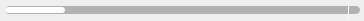
<?xml version="1.0" encoding="UTF-8"?>
<ui version="4.0">
 <class>TransferProgressBar</class>
 <widget class="QWidget" name="TransferProgressBar">
  <property name="geometry">
   <rect>
    <x>0</x>
    <y>0</y>
    <width>364</width>
    <height>21</height>
   </rect>
  </property>
  <property name="windowTitle">
   <string/>
  </property>
  <property name="styleSheet">
   <string notr="true">#wProgress
{
	background-color: white;
	border-radius: 3px;
}

#wBackground
{
	margin-top: 0px;
	margin-bottom: 0px;
	margin-right: 0px;
	margin-left: 0px;
	border-radius: 4px;
	background-color: rgb(178, 178, 178);
}</string>
  </property>
  <widget class="QLabel" name="lProgress">
   <property name="geometry">
    <rect>
     <x>0</x>
     <y>0</y>
     <width>364</width>
     <height>20</height>
    </rect>
   </property>
   <property name="text">
    <string notr="true">&lt;img src=&quot;:/images/transferProgress.png&quot;/&gt;</string>
   </property>
  </widget>
  <widget class="QWidget" name="wProgress" native="true">
   <property name="geometry">
    <rect>
     <x>5</x>
     <y>7</y>
     <width>60</width>
     <height>6</height>
    </rect>
   </property>
   <property name="minimumSize">
    <size>
     <width>0</width>
     <height>6</height>
    </size>
   </property>
   <property name="maximumSize">
    <size>
     <width>16777215</width>
     <height>6</height>
    </size>
   </property>
  </widget>
  <widget class="QWidget" name="wBackground" native="true">
   <property name="geometry">
    <rect>
     <x>5</x>
     <y>6</y>
     <width>355</width>
     <height>8</height>
    </rect>
   </property>
   <property name="minimumSize">
    <size>
     <width>355</width>
     <height>8</height>
    </size>
   </property>
   <property name="maximumSize">
    <size>
     <width>355</width>
     <height>8</height>
    </size>
   </property>
  </widget>
  <widget class="QPushButton" name="bCancel">
   <property name="geometry">
    <rect>
     <x>348</x>
     <y>3</y>
     <width>12</width>
     <height>15</height>
    </rect>
   </property>
   <property name="minimumSize">
    <size>
     <width>12</width>
     <height>15</height>
    </size>
   </property>
   <property name="maximumSize">
    <size>
     <width>15</width>
     <height>15</height>
    </size>
   </property>
   <property name="styleSheet">
    <string notr="true">border: none;
border-left: 1px solid white;</string>
   </property>
   <property name="text">
    <string/>
   </property>
   <property name="icon">
    <iconset resource="Resources.qrc">
     <normaloff>:/images/tray_cancel_ico.png</normaloff>:/images/tray_cancel_ico.png</iconset>
   </property>
  </widget>
  <zorder>lProgress</zorder>
  <zorder>wBackground</zorder>
  <zorder>wProgress</zorder>
  <zorder>bCancel</zorder>
 </widget>
 <resources>
  <include location="Resources.qrc"/>
 </resources>
 <connections/>
</ui>
